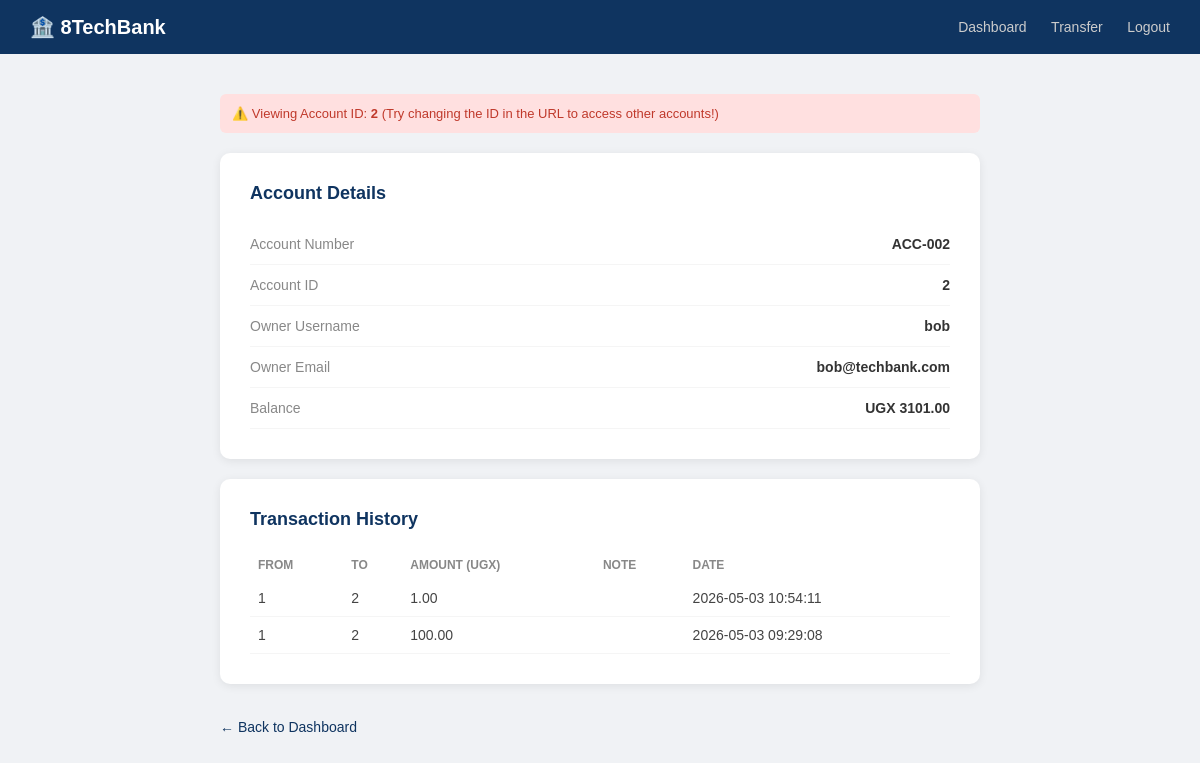
The page /account/2 (signed in) on the database its author committed.
### tables this page shows
CREATE TABLE accounts (
            id INTEGER PRIMARY KEY AUTOINCREMENT,
            user_id INTEGER NOT NULL,
            account_number TEXT NOT NULL UNIQUE,
            balance REAL DEFAULT 0.0,
            FOREIGN KEY (user_id) REFERENCES users(id)
        );

CREATE TABLE users (
            id INTEGER PRIMARY KEY AUTOINCREMENT,
            username TEXT NOT NULL UNIQUE,
            password TEXT NOT NULL,
            role TEXT DEFAULT 'user',
            email TEXT
        );

CREATE TABLE transactions (
            id INTEGER PRIMARY KEY AUTOINCREMENT,
            from_acct INTEGER,
            to_acct INTEGER,
            amount REAL,
            note TEXT,
            timestamp DATETIME DEFAULT CURRENT_TIMESTAMP
        );

### app.py (the view)
@app.route('/account/<int:account_id>')
def view_account(account_id):
    if 'user_id' not in session:
        return redirect('/login')
    db = get_db()
    account = db.execute("SELECT * FROM accounts WHERE id=?", (account_id,)).fetchone()
    if not account:
        return "Account not found", 404
    owner = db.execute("SELECT username, email FROM users WHERE id=?",
                       (account['user_id'],)).fetchone()
    transactions = db.execute(
        "SELECT * FROM transactions WHERE from_acct=? OR to_acct=? ORDER BY timestamp DESC",
        (account_id, account_id)
    ).fetchall()
    return render_template('account.html', account=account, owner=owner, transactions=transactions)

### app.py (called while the page is built)
def get_db():
    db = getattr(g, '_database', None)
    if db is None:
        db = g._database = sqlite3.connect(DATABASE)
        db.row_factory = sqlite3.Row
    return db

@app.teardown_appcontext
def close_connection(exception):
    db = getattr(g, '_database', None)
    if db is not None:
        db.close()

### templates/account.html (shortened to what this page needs)
<!doctype html>
<html lang="en">
  <head>
  </head>
  <body>
    <nav>
      <h1>🏦 8TechBank</h1>
      <div>
        <a href="/dashboard">Dashboard</a>
        <a href="/transfer">Transfer</a>
        <a href="/logout">Logout</a>
      </div>
    </nav>
    <div class="container">
      <div class="idor-warning">
        ⚠️ Viewing Account ID: <strong>{{ account.id }}</strong>
        (Try changing the ID in the URL to access other accounts!)
      </div>
      <div class="card">
        <h2>Account Details</h2>
        <div class="info-row"><span class="label">Account Number</span><span class="value">{{ account.account_number }}</span></div>
        <div class="info-row"><span class="label">Account ID</span><span class="value">{{ account.id }}</span></div>
        <div class="info-row"><span class="label">Owner Username</span><span class="value">{{ owner.username }}</span></div>
        <div class="info-row"><span class="label">Owner Email</span><span class="value">{{ owner.email }}</span></div>
        <div class="info-row"><span class="label">Balance</span><span class="value">UGX {{ "%.2f"|format(account.balance) }}</span></div>
      </div>
      <div class="card">
        <h2>Transaction History</h2>
        {% if transactions %}
        <table>
          <tr>
            <th>From</th>
            <th>To</th>
            <th>Amount (UGX)</th>
            <th>Note</th>
            <th>Date</th>
          </tr>
          {% for tx in transactions %}
          <tr>
            <td>{{ tx.from_acct }}</td>
            <td>{{ tx.to_acct }}</td>
            <td>{{ "%.2f"|format(tx.amount) }}</td>
            <td>{{ tx.note | safe }}</td>
            <td>{{ tx.timestamp }}</td>
          </tr>
          {% endfor %}
        </table>
        {% else %}
        <p class="empty">No transactions for this account.</p>
        {% endif %}
      </div>
      <a href="/dashboard" class="back">← Back to Dashboard</a>
    </div>
  </body>
</html>

### templates/account.html (style rules this page uses)
* { margin: 0; padding: 0; box-sizing: border-box; }
body { font-family: Arial, sans-serif; background: #f0f2f5; }
nav { background: #0f3460; padding: 15px 30px; display: flex; justify-content: space-between; align-items: center; }
nav h1 { color: white; font-size: 20px; }
nav div a { color: #ccc; text-decoration: none; margin-left: 20px; font-size: 14px; }
.container { max-width: 800px; margin: 40px auto; padding: 0 20px; }
.card { background: white; padding: 30px; border-radius: 10px; box-shadow: 0 2px 10px rgba(0, 0, 0, 0.08); margin-bottom: 20px; }
.card h2 { color: #0f3460; margin-bottom: 20px; font-size: 18px; }
.info-row { display: flex; justify-content: space-between; padding: 12px 0; border-bottom: 1px solid #f5f5f5; font-size: 14px; }
.info-row .label { color: #888; }
.info-row .value { color: #333; font-weight: bold; }
table { width: 100%; border-collapse: collapse; font-size: 14px; }
th { text-align: left; color: #888; padding: 8px; font-size: 12px; text-transform: uppercase; }
td { padding: 10px 8px; border-bottom: 1px solid #f5f5f5; color: #444; }
.back { display: inline-block; margin-top: 15px; color: #0f3460; text-decoration: none; font-size: 14px; }
.idor-warning { background: #ffe0e0; color: #c0392b; padding: 12px; border-radius: 6px; margin-bottom: 20px; font-size: 13px; }

### rows shown on the page
accounts: id "2", account_number "ACC-002", balance "3101.00"
users: username "bob", email "bob@techbank.com"
transactions: from_acct "1", to_acct "2", amount "1.00", timestamp "2026-05-03 10:54:11"
transactions: from_acct "1", to_acct "2", amount "100.00", timestamp "2026-05-03 09:29:08"
